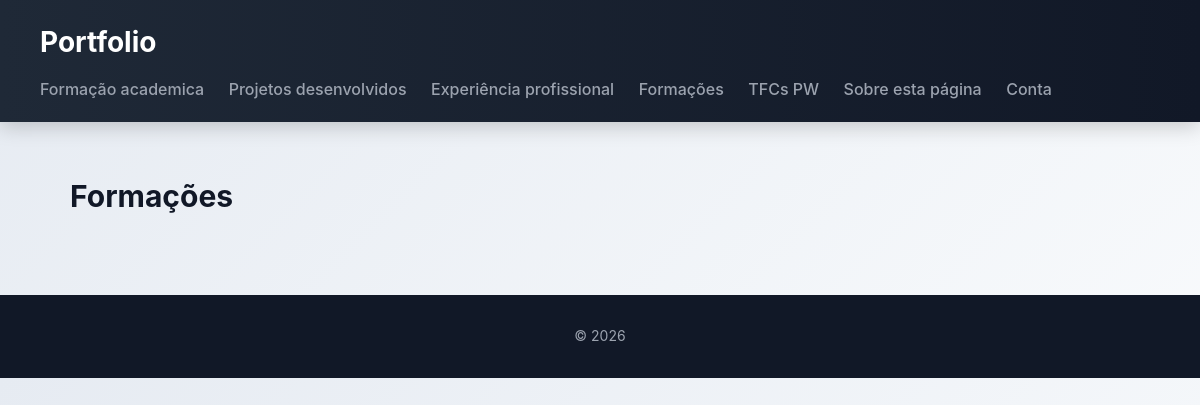
The app's page /formacoes/, older data.
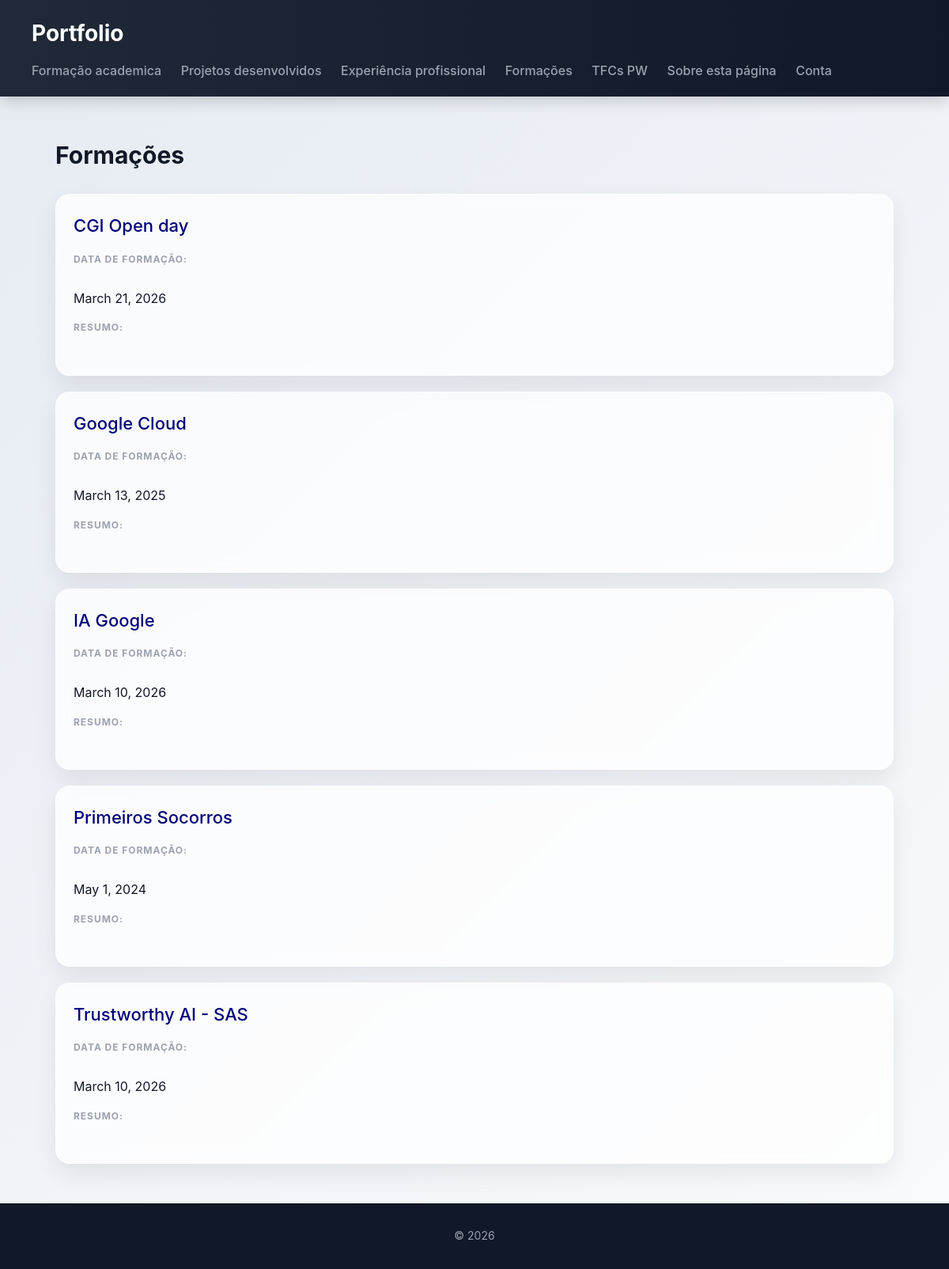
The same page, newer data.
### portfolio/models.py (models this page shows, shortened)
class Formacao (models.Model):
    titulo = models.CharField(max_length=100, null=False, blank=False)
    data = models.DateField(null=False, blank=False)
    resumo = models.CharField(max_length=200, blank=True)
    class Meta:
        ordering = ['titulo']

### portfolio/views.py (the view)
# urls.py: path("formacoes/", views.formacoes_view, name='formacoes'),
def formacoes_view(request):
    formacoes = Formacao.objects.all()
    is_gestor = request.user.groups.filter(name='gestor-portifolio').exists()
    return render(request, 'portfolio/formacoes.html', {'formacoes': formacoes, 'is_gestor': is_gestor})

### portfolio/templates/portfolio/formacoes.html (shortened to what this page needs)
{% extends "portfolio/base.html" %}
{% block content %}
<h2>Formações</h2>
<section>
    {% for formacao in formacoes %}
    <article>
        <header>
            <h3><a href="{% url 'formacao' formacao.id %}">{{ formacao.titulo }}</a></h3>
        </header>
        <section>
            <h4>Data de formação:</h4>
            <p>{{formacao.data}}</p>
        </section>
         <section>
            <h4>Resumo:</h4>
        </section>
    </article>
    {%endfor%}
</section>
{% endblock %}

Row changes from the older to the newer data that the page shows:
added Formacao: titulo "CGI Open day", data "March 21, 2026"
added Formacao: titulo "Google Cloud", data "March 13, 2025"
added Formacao: titulo "IA Google", data "March 10, 2026"
added Formacao: titulo "Primeiros Socorros", data "May 1, 2024"
added Formacao: titulo "Trustworthy AI - SAS", data "March 10, 2026"
